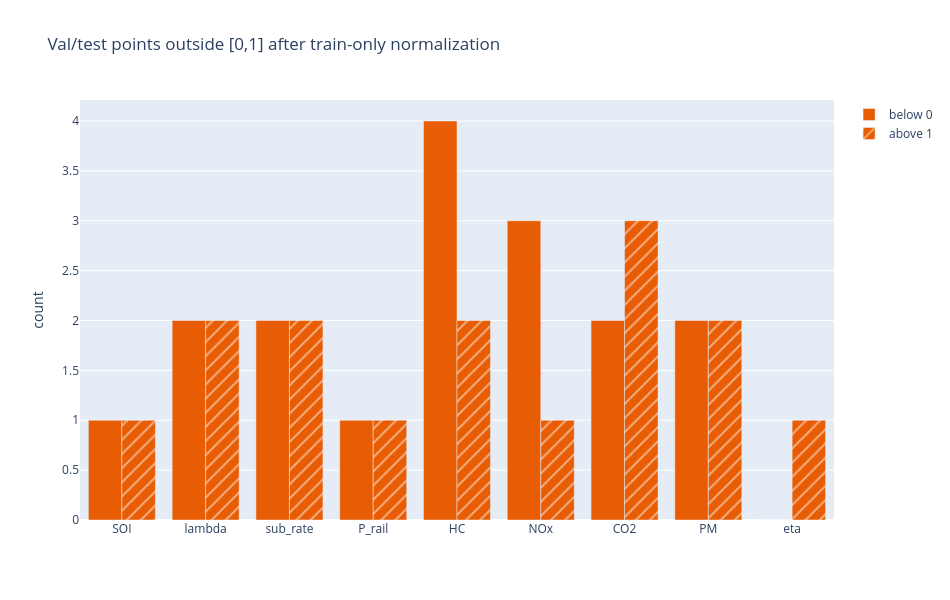

The code cell stored with this chart in its notebook:
### Markdown cell above
**Same table, as a picture** — how many val/test points fall below 0 or above 1 after train-only scaling:

### Code cell
fig = go.Figure()
fig.add_trace(go.Bar(x=range_check["variable"], y=range_check["below_0"],
                      name="below 0", marker_color=SPLIT_COLORS["alert"]))
fig.add_trace(go.Bar(x=range_check["variable"], y=range_check["above_1"],
                      name="above 1", marker_color=SPLIT_COLORS["alert"],
                      marker_pattern_shape="/", marker_pattern_fgcolor="white"))
fig.update_layout(barmode="group", title="Val/test points outside [0,1] after train-only normalization",
                   yaxis_title="count", width=950, height=600)
fig.show()
fig.write_html(str(HTML_DIR / "A3_06_out_of_range_bar.html"), include_plotlyjs="inline")

### Figure 1 — Plotly figure (JSON) as saved in the notebook; plotly's stock layout.template omitted (floating-point values rounded to 4 significant figures)
{"data": [{"marker": {"color": "#E85D04"}, "name": "below 0", "type": "bar", "x": ["SOI", "lambda", "sub_rate", "P_rail", "HC", "NOx", "CO2", "PM", "eta"], "y": [1, 2, 2, 1, 4, 3, 2, 2, 0]}, {"marker": {"color": "#E85D04", "pattern": {"fgcolor": "white", "shape": "/"}}, "name": "above 1", "type": "bar", "x": ["SOI", "lambda", "sub_rate", "P_rail", "HC", "NOx", "CO2", "PM", "eta"], "y": [1, 2, 2, 1, 2, 1, 3, 2, 1]}], "layout": {"barmode": "group", "height": 600, "title": {"text": "Val/test points outside [0,1] after train-only normalization"}, "width": 950, "yaxis": {"title": {"text": "count"}}}}
